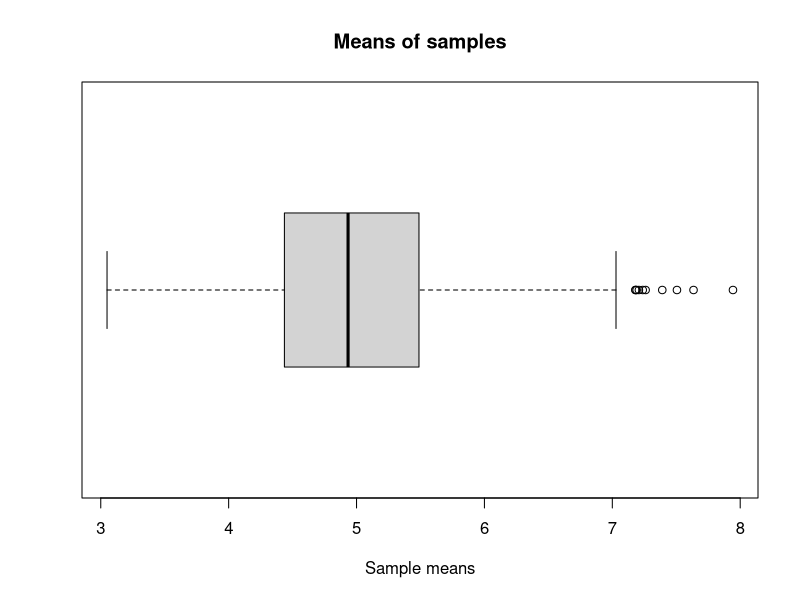
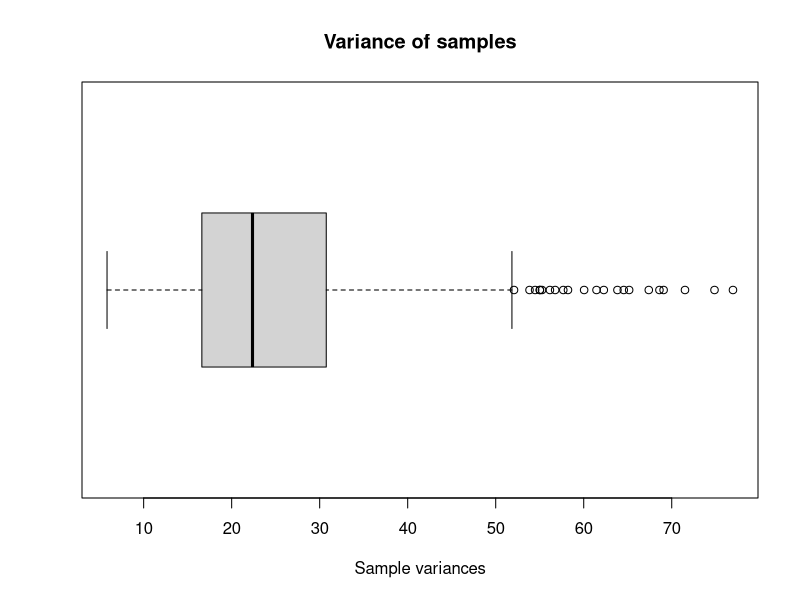
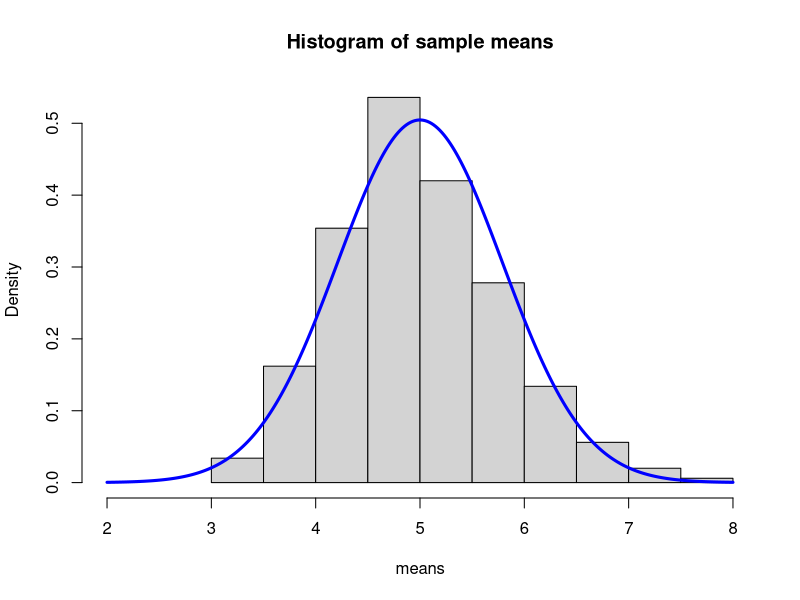

Here is the R script that generated these plots, in order:
## ---- chunk 1
#simulating 40000 of exponential distributions
set.seed(200)
exp <- rexp(40000, .2)
#arraging them in 1000 samples each of quantity 40
expmat <- matrix(exp, 1000, 40)
## ---- chunk 2
means <- apply(expmat, 1, mean)
## ---- chunk 3
boxplot(means,horizontal = T)
title(main = "Means of samples", xlab = "Sample means")
## ---- chunk 4
vars <- apply(expmat, 1, var)
## ---- chunk 5
boxplot(vars,horizontal = T)
title(main = "Variance of samples", xlab = "Sample variances")
## ---- chunk 6
hist(means, freq = F, xlim = c(2,8), main = "")
x <- seq(2, 8, length=300)
hx <- dnorm(x, mean = 5, sd = 5/sqrt(40))
lines(x,hx, type = "l", col = "blue", lwd = 3)
title(main = "Histogram of sample means")
